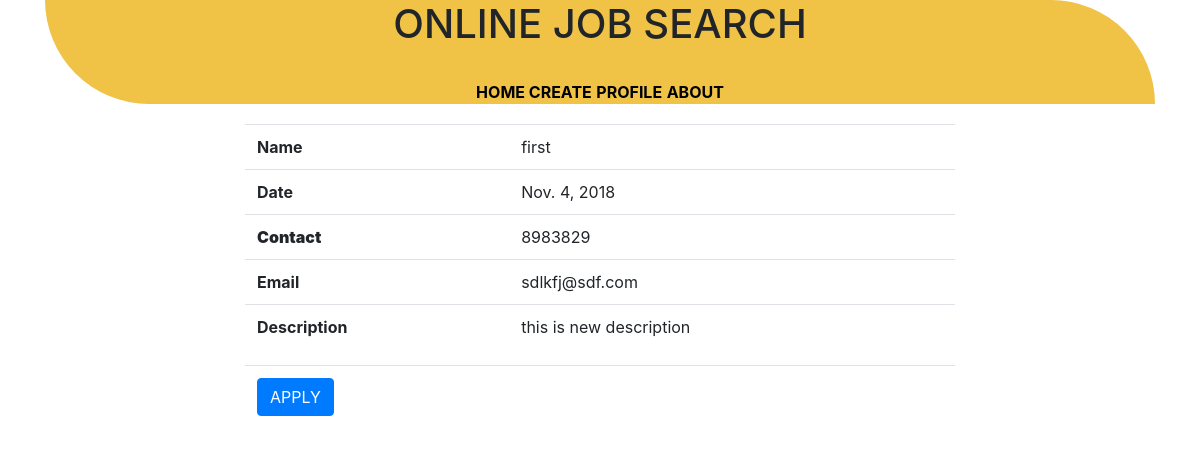
The app's page /job/6/, older data.
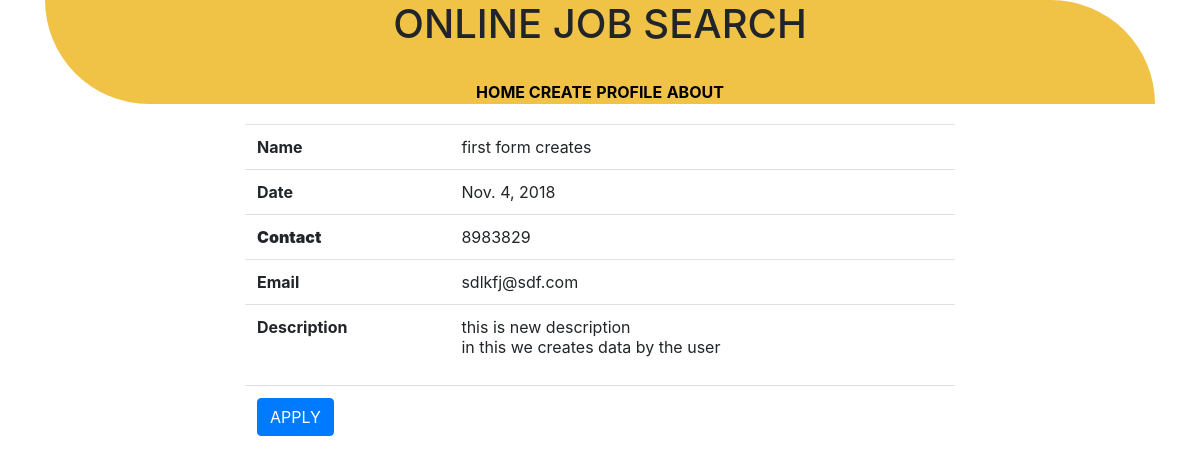
The same page, newer data.
### app/models.py (models this page shows, shortened)
class JOB_POSTING(models.Model):
    title = models.CharField(max_length=50)
    name = models.CharField(max_length=30)
    discription = models.TextField()
    contact = models.IntegerField()
    mail = models.EmailField()
    date = models.DateField(default=datetime.now,null=True)
    exp = models.IntegerField()
    location = models.CharField(max_length=20)
    employer = models.ForeignKey(User,on_delete=models.CASCADE)       #used to connecting the user table

### app/views.py (the view)
# urls.py: path("job/<int:pk>/",detail_job,name="detail"),
def detail_job (request,pk):
    data=JOB_POSTING.objects.get(id=pk)       #to get a single record
    return render_to_response ('detail.html',{"job": data})

### templates/detail.html (shortened to what this page needs)
{% extends 'layout.html' %}
{% block main %}
    <table class="table">
        <tr>
            <td><b>Name</b></td>
            <td>{{job.name}}</td>
        </tr>
        <tr>
            <td><b>Date</b></td>
            <td>{{job.date}}</td>
        </tr>
        <tr>
            <th><b>Contact</b></td>
            <td>{{job.contact}}</td>
        </tr>
        <tr>
                <td><b>Email</b></td>
                <td>{{job.mail}}</td>
        </tr>
        <tr>
                <td><b>Description</b></td>
                <td>{{job.discription|linebreaks}}</td>
        </tr>
        <tr >
            <td colspan="2">
                <a href="/applied/{{job.id}}" ><input type="button" class="btn btn-primary" value="APPLY"/></a>
            </td>
        </tr>
        </table>
{% endblock %}

Row changes from the older to the newer data that the page shows:
changed JOB_POSTING "sdlkfj@sdf.com": name "first" → "first form creates"; discription "this is new description" → "this is new description in this we creates data by the user"
